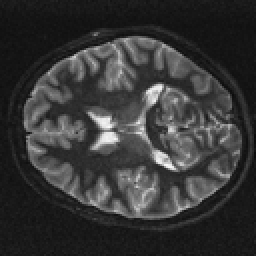
#> input picture python_scripts/image/images/brain.png, 128 x 128 px (shown 2 times larger)
$ jupyter execute yujie_img_example.ipynb   (shell and % lines are left out)
#> lines starting #> are read from the running program, lines starting #| are printed output that depends on the picture; after the words box and inside, x2 and y2 are one past the last pixel; in counts of white or black regions, pixels touching at a corner belong together
### python_scripts/image/yujie_img.py
import numpy as np
import matplotlib.pyplot as plt
import cv2

class Image:
    def __init__(self, *args, **kwargs):
        """
        args -- tuple of anonymous arguments
        kwargs -- dictionary of named arguments
        """
        if kwargs.get('path') != None:
            self.img_path = kwargs.get('path')
            self.img_bgr = cv2.imread(self.img_path)
            b,g,r = cv2.split(self.img_bgr)
            self.img = cv2.merge([r,g,b])
            self.width, self.height, self.channel = self.read_property()
        elif kwargs.get('bgr') == True:
            b,g,r = cv2.split(args[0])
            self.img = cv2.merge([r,g,b])
            self.width, self.height, _ = self.read_property()
            self.channel = 3
        elif kwargs.get('rgb') == True:
            self.img = args[0]
            self.width, self.height, _ = self.read_property()
            self.channel = 3
        elif kwargs.get('intensity') == True:
            self.img = args[0]
            self.width, self.height, _ = self.read_property()
            self.channel = 1
        if self.channel == 3:
            self.img_gray = cv2.cvtColor(self.img, cv2.COLOR_BGR2GRAY)
        elif self.channel == 1:
            self.img_gray = self.img.copy()
        else:
            print("Image with unsupported channels")
        self.img_thres = None
        self.img_float = None

    def read_property(self):
        if self.img.ndim == 2:
            channel = 1
        elif self.img.ndim == 3:
            channel = self.img.shape[2]
        width = self.img.shape[1]
        height = self.img.shape[0]
        return width, height, channel

    def get_thres(self, th1, th2):
        if (th1 < th2) & (th1 > 0) & (th2 < np.max(self.img_gray)):
            self.thres_img = self.img_gray.copy()
            self.thres_img[self.thres_img > th2] = 0
            self.thres_img[self.thres_img < th1] = 0
            self.thres_img[(self.thres_img >= th1) & (self.thres_img <= th2)] = 255
        else:
            print('Error: invalid thresholds')
            print(th1 < th2)
            print(th1 > 0)
            print(th2 < np.max(self.img_gray))

    def cast_float(self):
        self.img_float = np.float32(self.img)

    def draw_hist(self, num_bins=256):
        plt.hist(self.img_gray.reshape(-1), num_bins, facecolor='blue', alpha=0.5)
        plt.show()

    def draw_img(self, flag='r', figsize=[6,6]):
        """
        'r': raw
        'g': gray
        't': threshold
        'c': color separately
        """
        if flag == 'r':
            plt.imshow(self.img)
            plt.show()
        elif flag == 'g':
            plt.imshow(self.img_gray)
            plt.show()
        elif flag == 't':
            plt.imshow(self.thres_img)
            plt.show()
        elif flag == 'c':
            plt.figure(100,figsize)
            for i in range(3):
                colors = ['Red', 'Green', 'Blue']
                plt.subplot(1,3,i+1)
                plt.imshow(self.img[:,:,i])
                plt.axis('off')
                plt.title(colors[i])

### python_scripts/image/yujie_img_example.ipynb
[cell 1]

import numpy as np
import matplotlib.pyplot as plt
import cv2

from skimage import measure, color
from os import listdir

plt.rcParams['figure.figsize'] = (10, 10)
plt.rcParams['image.cmap'] = 'gray'

from yujie_img import Image

[cell 2]
# conda install -c conda-forge scikit-image
# conda install -c conda-forge matplotlib
# conda install -c conda-forge opencv
# conda install -c anaconda numpy

[cell 3]
img_brain = Image(path='./images/brain.png')
#> in __init__, self.img_bgr is the input picture: shape (128, 128, 3); min 9, max 251, mean 54.5
img_brain.draw_img('g')
img_brain.draw_hist()
#> in draw_hist, `plt.show()`:
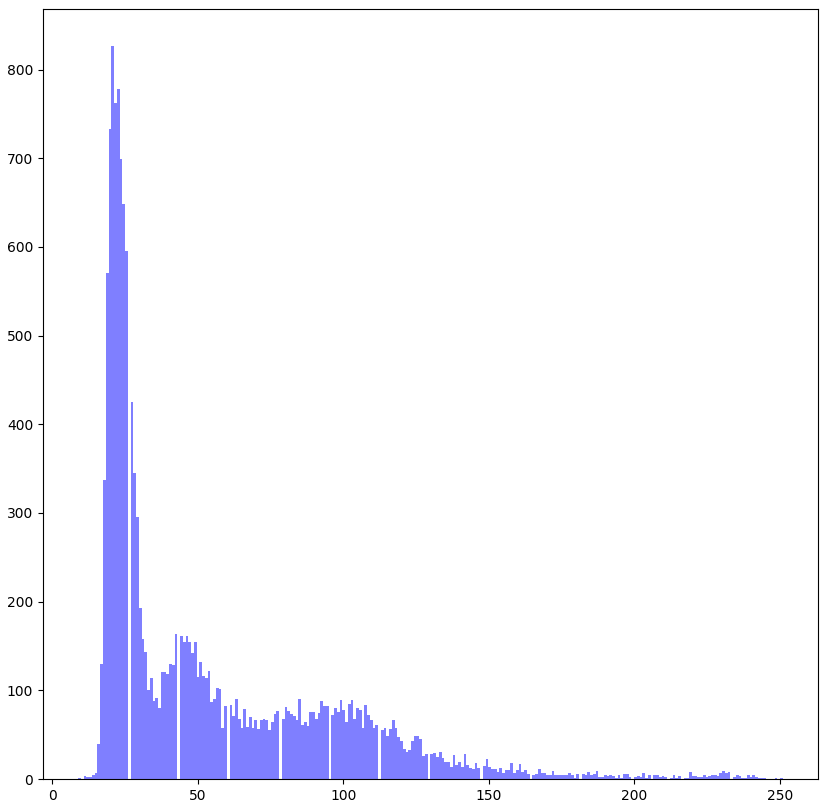
#> figure drawn by matplotlib, 1 panel; tallest bar 827 high, from x = 20.34 to 21.29
img_brain.get_thres(5, 100)
#> in get_thres, `self.thres_img[self.thres_img > th2] = 0`:
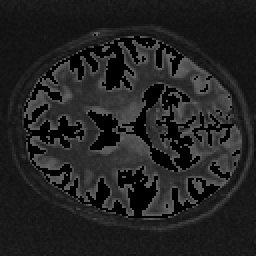
#> self.thres_img: shape (128, 128) (shown 2 times larger); min 0, max 100, mean 34.5
#> in get_thres, `self.thres_img[(self.thres_img >= th1) & (self.thres_img <= th2)] = 255`:
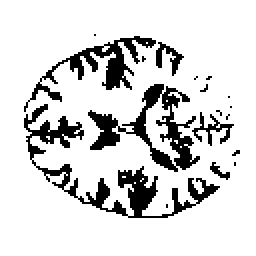
#> self.thres_img: shape (128, 128) (shown 2 times larger); 84.7% white; 18 black regions (12 under 20 px), largest, box (x1, y1, x2, y2) and area: (12, 52, 110, 109) 961, (44, 42, 100, 86) 755, (12, 18, 78, 56) 525, (96, 56, 117, 73) 103, (78, 21, 92, 38) 90, (105, 81, 115, 90) 34
img_brain.draw_img('t')

[cell 4]
img_apple = Image(path='./images/apples.jpg')
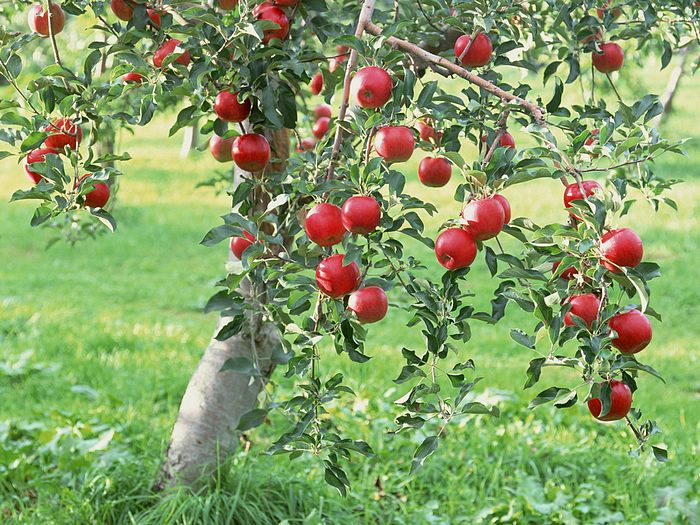
#> input picture python_scripts/image/images/apples.jpg, 700 x 525 px
#> in __init__, self.img_bgr is the input picture: shape (525, 700, 3); mean B, G, R 102.5, 157.9, 134.6
#> in __init__ (call 2), `b,g,r = cv2.split(self.img_bgr)`:
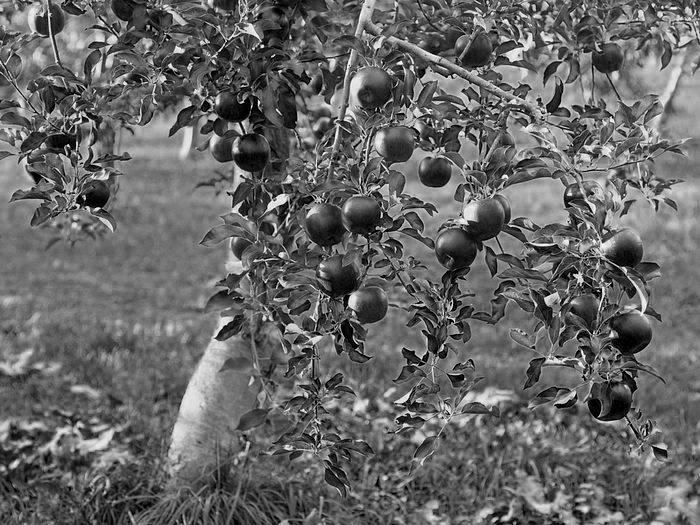
#> b: shape (525, 700); min 0, max 255, mean 102.5
#> in __init__ (call 2), `b,g,r = cv2.split(self.img_bgr)`:
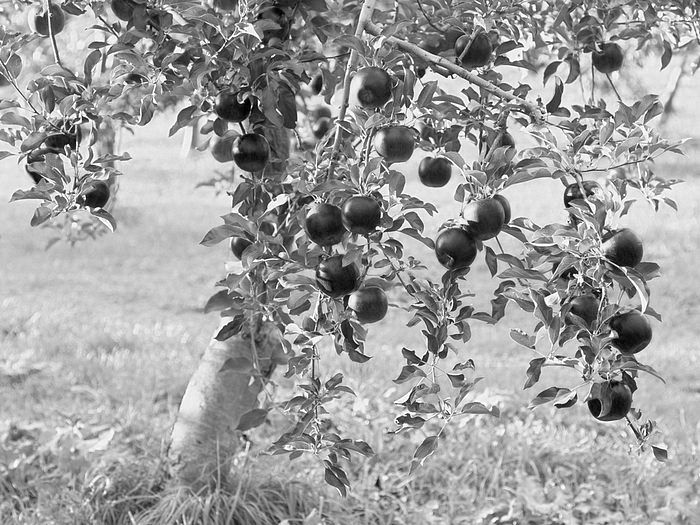
#> g: shape (525, 700); min 0, max 255, mean 157.9
#> in __init__ (call 2), `b,g,r = cv2.split(self.img_bgr)`:
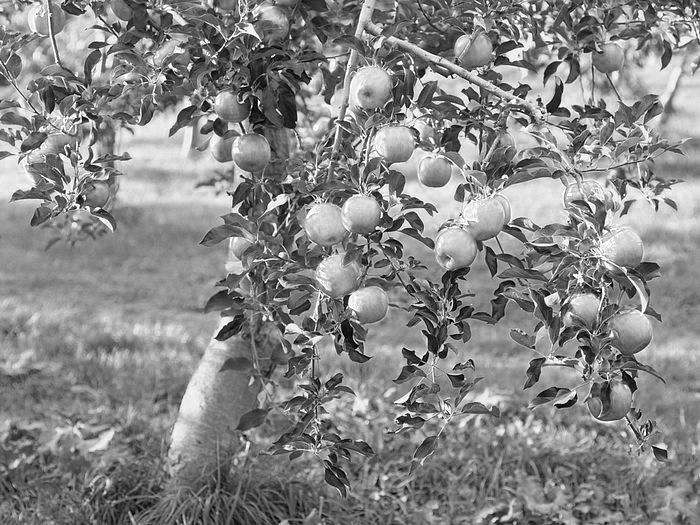
#> r: shape (525, 700); min 0, max 255, mean 134.6
#> in __init__ (call 2), `self.img_gray = cv2.cvtColor(self.img, cv2.COLOR_BGR2GRAY)`:
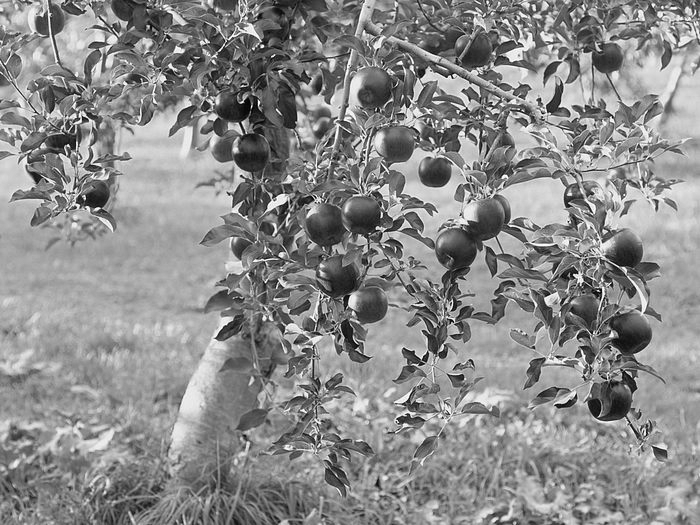
#> self.img_gray: shape (525, 700); min 1, max 255, mean 138.7
img_apple.draw_img()

[cell 5]
img_apple.draw_img('c', [18.5, 10.5])

- read from numpy array

[cell 6]
img_apples = cv2.imread('./images/apples.jpg')
apples_g = Image(img_apples[:,:,1], intensity=True)
apples_g.draw_img()
apples_g.draw_hist()
#> call 2 of draw_hist, with num_bins = 256
#> in draw_hist (call 2), `plt.show()`:
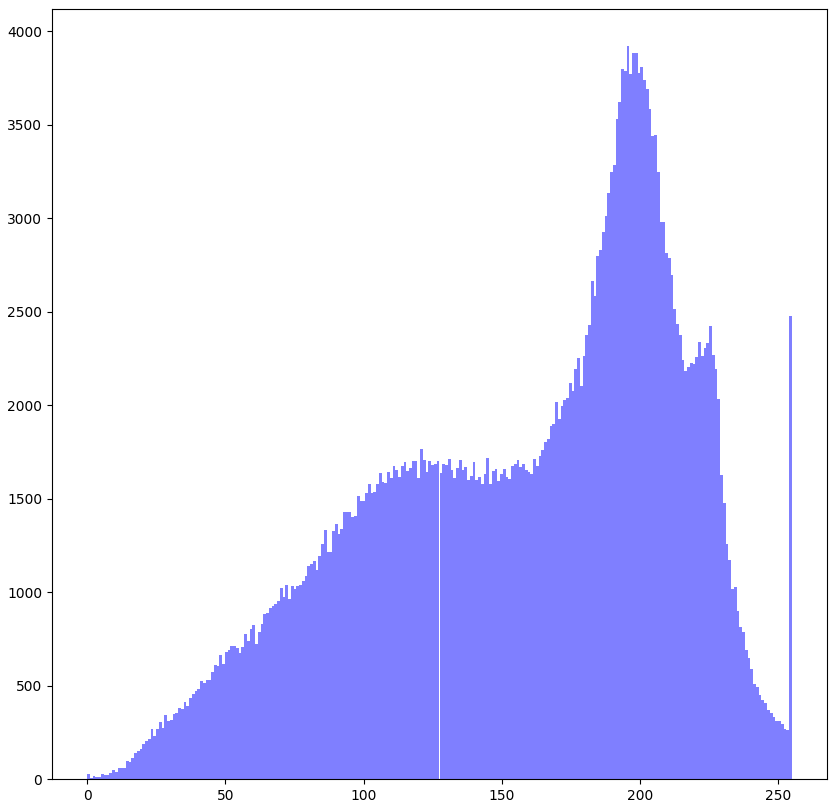
#> figure drawn by matplotlib, 1 panel; tallest bar 3924 high, from x = 195.2 to 196.2

[cell 7]
apples_g.get_thres(20, 70)
#> call 2 of get_thres, with th1 = 20, th2 = 70
#> in get_thres (call 2), `self.thres_img[self.thres_img < th1] = 0`: self.thres_img: shape (525, 700); min 0, max 70, mean 4
#> in get_thres (call 2), `self.thres_img[(self.thres_img >= th1) & (self.thres_img <= th2)] = 255`:
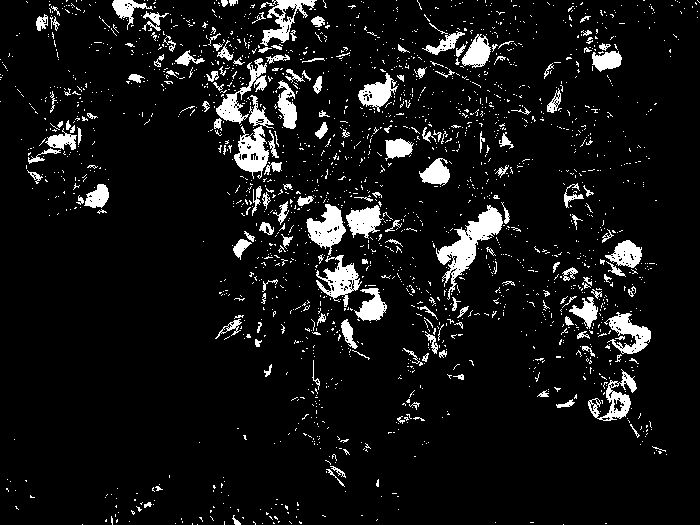
#> self.thres_img: shape (525, 700); 7.9% white; 2024 white regions (1854 under 20 px), largest, box (x1, y1, x2, y2) and area: (436, 205, 503, 300) 1897, (306, 204, 346, 256) 1043, (234, 126, 269, 179) 984
apples_g.draw_img('t')
